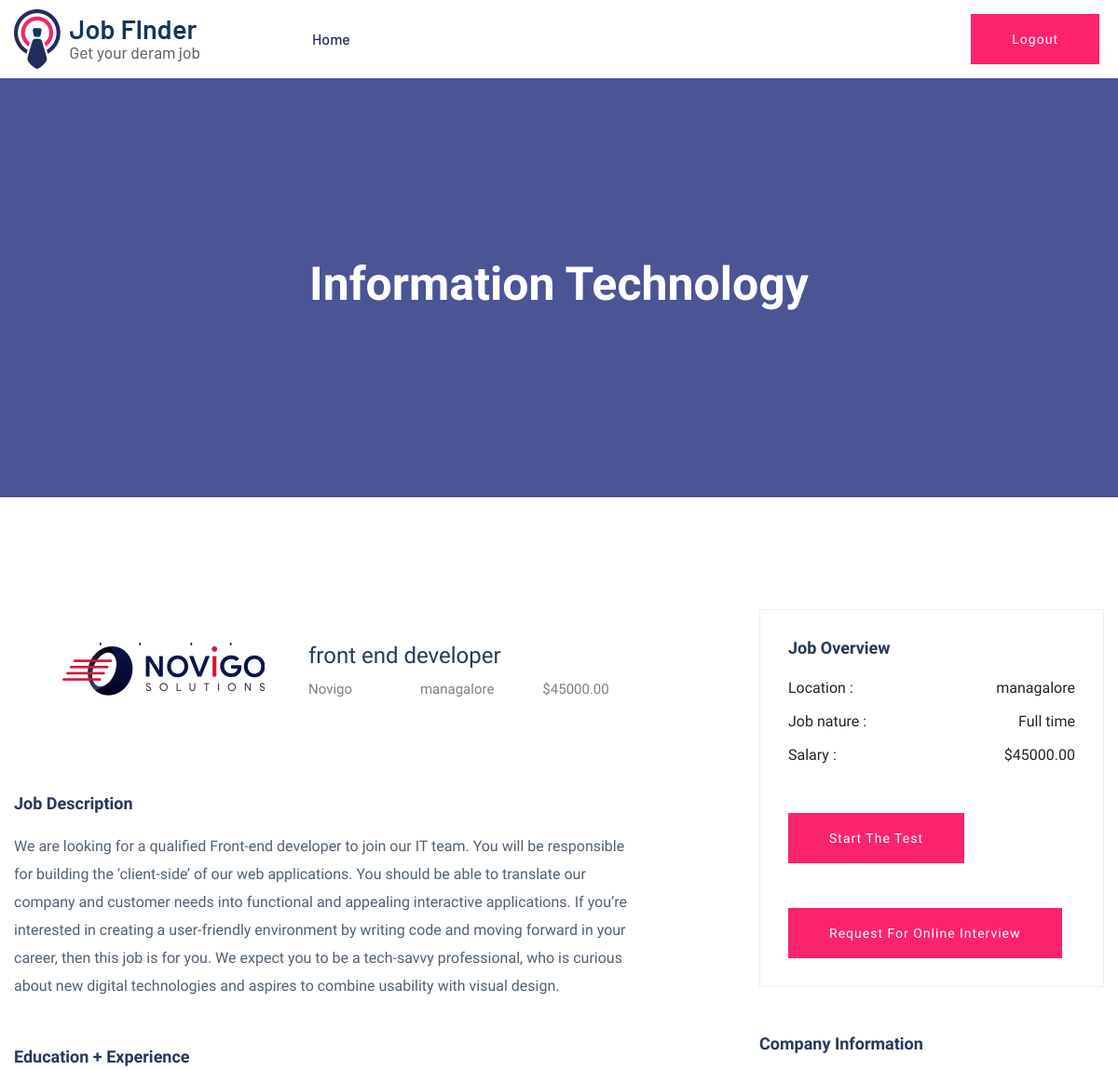
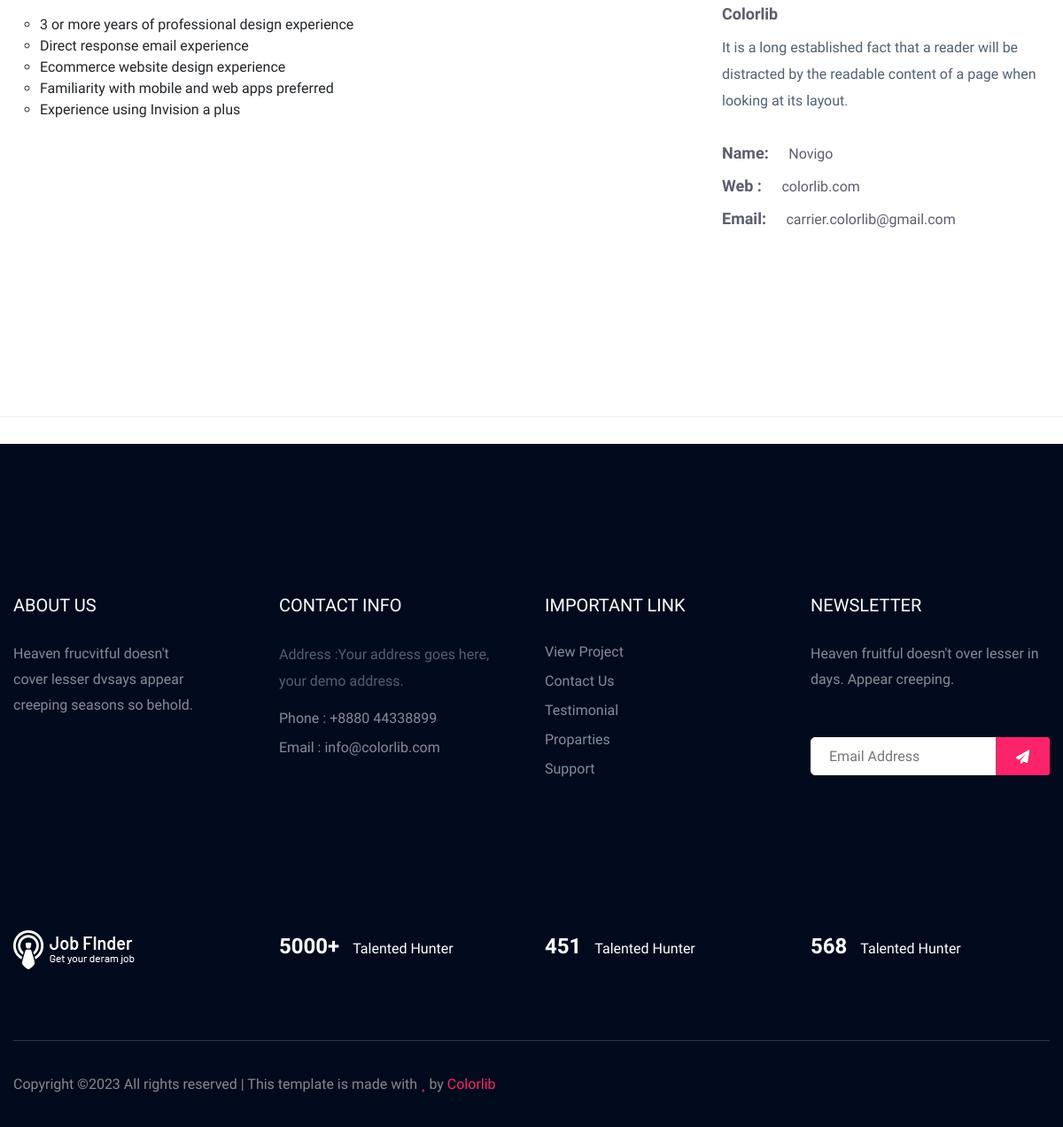
Page /jobdetalis/24/4 (signed in) on the committed database (2 pictures, top to bottom).
### app/models.py (models this page shows, shortened)
class Job(models.Model):
    job_title = models.CharField(max_length=100)
    company_name = models.CharField(max_length=100)
    salary = models.DecimalField(max_digits=8, decimal_places=2)
    logo_upload = models.ImageField(upload_to='logos/')
    location = models.CharField(max_length=100)
    description = models.TextField()
    choose_field = models.CharField(max_length=200, choices=[('Design & creative', 'Design & creative'), ('Design & development', 'Design & development'), ('sales & marketing', 'sales & marketing'
    ),('mobile Application','mobile Application'),('construction','construction'),('Information technology','Information technology')])

### app/views.py (the view, shortened to what this page needs)
# urls.py: path('jobdetalis/<int:job_id>/<int:user_id>',views.jobdetalis,name='jobdetalis'),
def jobdetalis(request,job_id,user_id):
    job = get_object_or_404(Job, pk=job_id)
    user= get_object_or_404(User, pk=user_id)
    print("user is",user)
    print("job is",job.job_title)
    user = request.user
    users=User.objects.get(id=user.id)
    print("we got",users.id)
    if job.choose_field=='Information technology':
        question = Question.objects.filter(choose_field='Information technology')
    elif job.choose_field == 'Design & development':
        question = Question.objects.filter(choose_field='Design & development')
    elif job.choose_field == 'sales & marketing':
        question = Question.objects.filter(choose_field='sales & marketing')
    elif job.choose_field == 'mobile Application':
        question = Question.objects.filter(choose_field='mobile Application')
    elif job.choose_field == 'construction':
        question = Question.objects.filter(choose_field='construction')
    elif job.choose_field == 'contentWriter':
        question = Question.objects.filter(choose_field='contentWriter')
    if job.choose_field == 'Design & creative':
        question = Question.objects.filter(choose_field='Design & creative')
    return render(request, 'jobdetails.html', {'job': job,'question':question})

### templates/jobdetails.html (shortened to what this page needs)
{% load static %}
<!doctype html>
<html class="no-js" lang="zxx">
    <head>
            <link rel="stylesheet" href="{% static 'candidates/assets/css/bootstrap.min.css' %}">
            <link rel="stylesheet" href="{% static 'candidates/assets/css/owl.carousel.min.css' %}">
            <link rel="stylesheet" href="{% static 'candidates/assets/css/flaticon.css' %}">
            <link rel="stylesheet" href="{% static 'candidates/assets/css/slicknav.css' %}">
            <link rel="stylesheet" href="{% static 'candidates/assets/css/price_rangs.css' %}">
            <link rel="stylesheet" href="{% static 'candidates/assets/css/animate.min.css' %}">
            <link rel="stylesheet" href="{% static 'candidates/assets/css/magnific-popup.css' %}">
            <link rel="stylesheet" href="{% static 'candidates/assets/css/fontawesome-all.min.css' %}">
            <link rel="stylesheet" href="{% static 'candidates/assets/css/themify-icons.css' %}">
            <link rel="stylesheet" href="{% static 'candidates/assets/css/slick.css' %}">
            <link rel="stylesheet" href="{% static 'candidates/assets/css/nice-select.css' %}">
            <link rel="stylesheet" href="{% static 'candidates/assets/css/style.css' %}">
   </head>
   <body>
    <header>
       <div class="header-area header-transparrent">
           <div class="headder-top header-sticky">
                <div class="container">
                    <div class="row align-items-center">
                        <div class="col-lg-3 col-md-2">
                            <div class="logo">
                                <a href="index.html"><img src="{% static 'candidates/assets/img/logo/logo.png' %}" alt=""></a>
                            </div>
                        </div>
                        <div class="col-lg-9 col-md-9">
                            <div class="menu-wrapper">
                                <div class="main-menu">
                                    <nav class="d-none d-lg-block">
                                        <ul id="navigation">
                                            <li><a href="{% url 'home' %}">Home</a></li>
                                        </ul>
                                    </nav>
                                </div>
                                <div class="header-btn d-none f-right d-lg-block">
                                    <a href="{% url 'logout'%}" class="btn head-btn1">Logout</a>
                                </div>
                            </div>
                        </div>
                        <div class="col-12">
                        </div>
                    </div>
                </div>
           </div>
       </div>
    </header>
    <main>
        <div class="slider-area ">
        <div class="single-slider section-overly slider-height2 d-flex align-items-center" data-background="{% static 'candidates/assets/img/hero/about.jpg' %}">
            <div class="container">
                <div class="row">
                    <div class="col-xl-12">
                        <div class="hero-cap text-center">
                            <h2>{{ job.choose_field }}</h2>
                        </div>
                    </div>
                </div>
            </div>
        </div>
        </div>
        <div class="job-post-company pt-120 pb-120">
            <div class="container">
                <div class="row justify-content-between">
                    <div class="col-xl-7 col-lg-8">
                        <div class="single-job-items mb-50">
                            <div class="job-items">
                                <div class="company-img company-img-details">
                                    <a href="#"><img src="{{job.logo_upload.url}}" alt=""></a>
                                </div>
                                <div class="job-tittle">
                                    <a href="#">
                                        <h4>{{ job.job_title }}</h4>
                                    </a>
                                    <ul>
                                        <li>{{job.company_name}}</li>
                                        <li><i class="fas fa-map-marker-alt"></i>{{ job.location}}</li>
                                        <li>${{ job.salary}}</li>
                                    </ul>
                                </div>
                            </div>
                        </div>
                        <div class="job-post-details">
                            <div class="post-details1 mb-50">
                                <div class="small-section-tittle">
                                    <h4>Job Description</h4>
                                </div>
                                <p>{{job.description}}</p>
                            </div>
                            <div class="post-details2  mb-50">
                                <div class="small-section-tittle">
                                    <h4>Education + Experience</h4>
                                </div>
                               <ul>
                                   <li>3 or more years of professional design experience</li>
                                   <li>Direct response email experience</li>
                                   <li>Ecommerce website design experience</li>
                                   <li>Familiarity with mobile and web apps preferred</li>
                                   <li>Experience using Invision a plus</li>
                               </ul>
                            </div>
                        </div>
                    </div>
                    <div class="col-xl-4 col-lg-4">
                        <div class="post-details3  mb-50">
                           <div class="small-section-tittle">
                               <h4>Job Overview</h4>
                           </div>
                          <ul>
                              <li>Location : <span>{{job.location}}</span></li>
                              <li>Job nature : <span>Full time</span></li>
                              <li>Salary :  <span>${{job.salary}}</span></li>
                          </ul>
                         <div class="apply-btn2">
                           <button type="button" class="btn btn-primary" data-toggle="modal" data-target="#quizModal">
                                start the test
                              </button>
                         </div>
                         <br><br>
                         <div class="apply-btn2">
                            <button type="button" class="btn btn-primary" data-toggle="modal" data-target="#onlineInterviewModal">
                                 Request for online Interview
                               </button>
                          </div>
                       </div>
                        <div class="post-details4  mb-50">
                           <div class="small-section-tittle">
                               <h4>Company Information</h4>
                           </div>
                              <span>Colorlib</span>
                              <p>It is a long established fact that a reader will be distracted by the readable content of a page when looking at its layout.</p>
                            <ul>
                                <li>Name: <span>{{job.company_name}} </span></li>
                                <li>Web : <span> colorlib.com</span></li>
                                <li>Email: <span>carrier.colorlib@gmail.com</span></li>
                            </ul>
                       </div>
                    </div>
                </div>
            </div>
        </div>
                <hr>
    </main>
    <footer>
        <div class="footer-area footer-bg footer-padding">
            <div class="container">
                <div class="row d-flex justify-content-between">
                    <div class="col-xl-3 col-lg-3 col-md-4 col-sm-6">
                       <div class="single-footer-caption mb-50">
                         <div class="single-footer-caption mb-30">
                             <div class="footer-tittle">
                                 <h4>About Us</h4>
                                 <div class="footer-pera">
                                     <p>Heaven frucvitful doesn't cover lesser dvsays appear creeping seasons so behold.</p>
                                </div>
                             </div>
                         </div>
                       </div>
                    </div>
                    <div class="col-xl-3 col-lg-3 col-md-4 col-sm-5">
                        <div class="single-footer-caption mb-50">
                            <div class="footer-tittle">
                                <h4>Contact Info</h4>
                                <ul>
                                    <li>
                                    <p>Address :Your address goes
                                        here, your demo address.</p>
                                    </li>
                                    <li><a href="#">Phone : +8880 44338899</a></li>
                                    <li><a href="#">Email : info@colorlib.com</a></li>
                                </ul>
                            </div>
                        </div>
                    </div>
                    <div class="col-xl-3 col-lg-3 col-md-4 col-sm-5">
                        <div class="single-footer-caption mb-50">
                            <div class="footer-tittle">
                                <h4>Important Link</h4>
                                <ul>
                                    <li><a href="#"> View Project</a></li>
                                    <li><a href="#">Contact Us</a></li>
                                    <li><a href="#">Testimonial</a></li>
                                    <li><a href="#">Proparties</a></li>
                                    <li><a href="#">Support</a></li>
                                </ul>
                            </div>
                        </div>
                    </div>
                    <div class="col-xl-3 col-lg-3 col-md-4 col-sm-5">
                        <div class="single-footer-caption mb-50">
                            <div class="footer-tittle">
                                <h4>Newsletter</h4>
                                <div class="footer-pera footer-pera2">
                                 <p>Heaven fruitful doesn't over lesser in days. Appear creeping.</p>
                             </div>
                             <div class="footer-form" >
                                 <div id="mc_embed_signup">
                                     <form target="_blank" action="https://spondonit.us12.list-manage.com/subscribe/post?u=1462626880ade1ac87bd9c93a&amp;id=92a4423d01"
                                     method="get" class="subscribe_form relative mail_part">
                                         <input type="email" name="email" id="newsletter-form-email" placeholder="Email Address"
                                         class="placeholder hide-on-focus" onfocus="this.placeholder = ''"
                                         onblur="this.placeholder = ' Email Address '">
                                         <div class="form-icon">
                                             <button type="submit" name="submit" id="newsletter-submit"
                                             class="email_icon newsletter-submit button-contactForm"><img src="assets/img/icon/form.png" alt=""></button>
                                         </div>
                                     </form>
                                 </div>
                             </div>
                            </div>
                        </div>
                    </div>
                </div>
               <div class="row footer-wejed justify-content-between">
                       <div class="col-xl-3 col-lg-3 col-md-4 col-sm-6">
                          <div class="footer-logo mb-20">
                            <a href="index.html"><img src="{% static 'candidates/assets/img/logo/logo2_footer.png' %}" alt=""></a>
                          </div>
                       </div>
                       <div class="col-xl-3 col-lg-3 col-md-4 col-sm-5">
                        <div class="footer-tittle-bottom">
                            <span>5000+</span>
                            <p>Talented Hunter</p>
                        </div>
                       </div>
                       <div class="col-xl-3 col-lg-3 col-md-4 col-sm-5">
                            <div class="footer-tittle-bottom">
                                <span>451</span>
                                <p>Talented Hunter</p>
                            </div>
                       </div>
                       <div class="col-xl-3 col-lg-3 col-md-4 col-sm-5">
                            <div class="footer-tittle-bottom">
                                <span>568</span>
                                <p>Talented Hunter</p>
                            </div>
                       </div>
               </div>
            </div>
        </div>
        <div class="footer-bottom-area footer-bg">
            <div class="container">
                <div class="footer-border">
                     <div class="row d-flex justify-content-between align-items-center">
                         <div class="col-xl-10 col-lg-10 ">
                             <div class="footer-copy-right">
                                 <p>
  Copyright &copy;<script>document.write(new Date().getFullYear());</script> All rights reserved | This template is made with <i class="fa fa-heart" aria-hidden="true"></i> by <a href="https://colorlib.com" target="_blank">Colorlib</a>
  </p>
                             </div>
                         </div>
                         <div class="col-xl-2 col-lg-2">
                             <div class="footer-social f-right">
                                 <a href="#"><i class="fab fa-facebook-f"></i></a>
                                 <a href="#"><i class="fab fa-twitter"></i></a>
                                 <a href="#"><i class="fas fa-globe"></i></a>
                                 <a href="#"><i class="fab fa-behance"></i></a>
                             </div>
                         </div>
                     </div>
                </div>
            </div>
        </div>
    </footer>
    </body>
</html>

### rows in the picture
Job: choose_field "Information Technology", logo_upload (picture), job_title "front end developer", company_name "Novigo", location "managalore", salary "45000.00", description "We are looking for a qualified Front-end developer to join our IT team. You will be responsible for building the ‘client-side’ of our web applications. You should be able to translate our company and customer needs into functional and appealing interactive applications. If you’re interested in creating a user-friendly environment by writing code and moving forward in your career, then this job is for you. We expect you to be a tech-savvy professional, who is curious about new digital technologies and aspires to combine usability with visual design."
